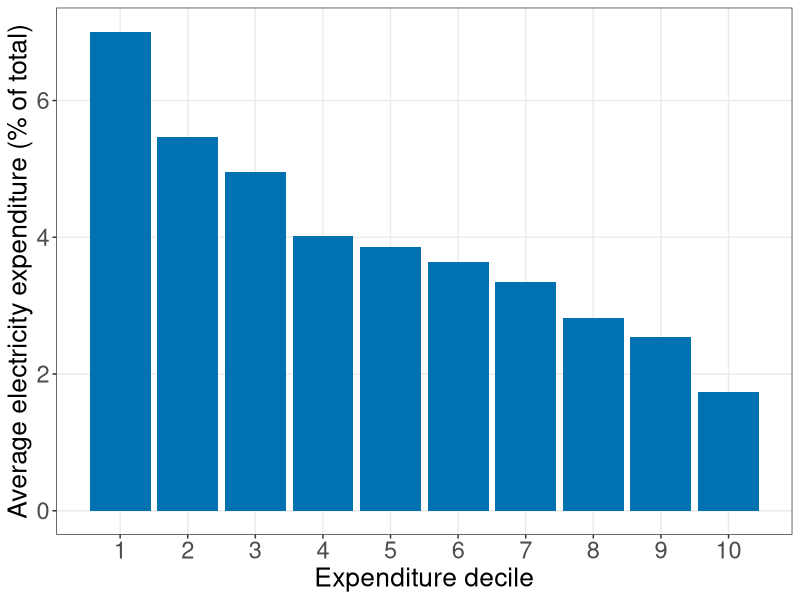
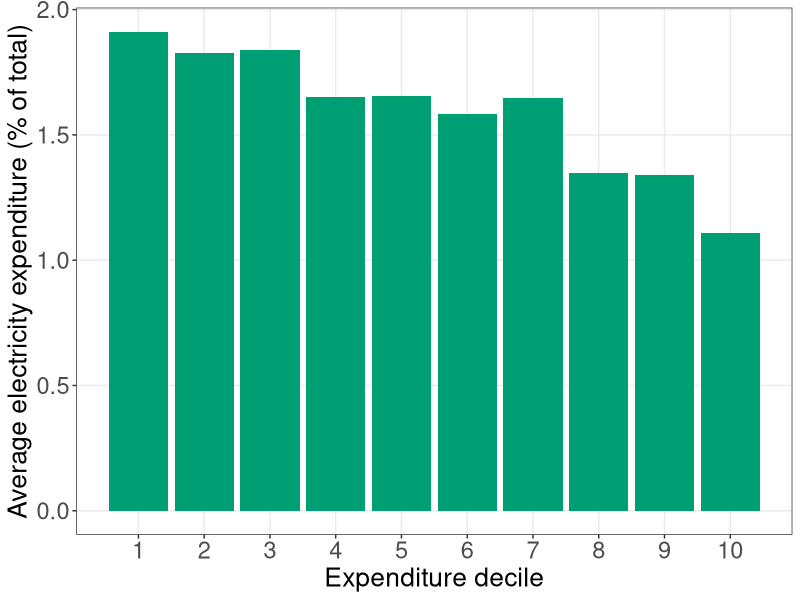
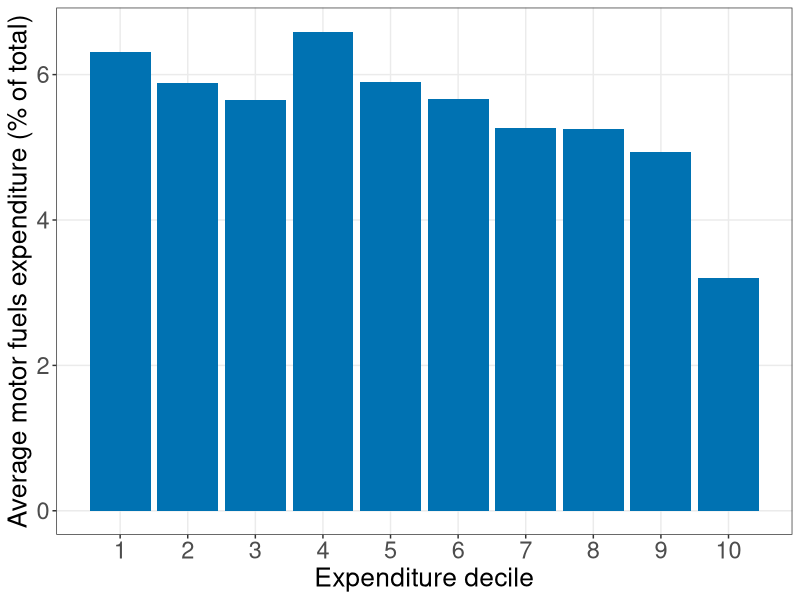
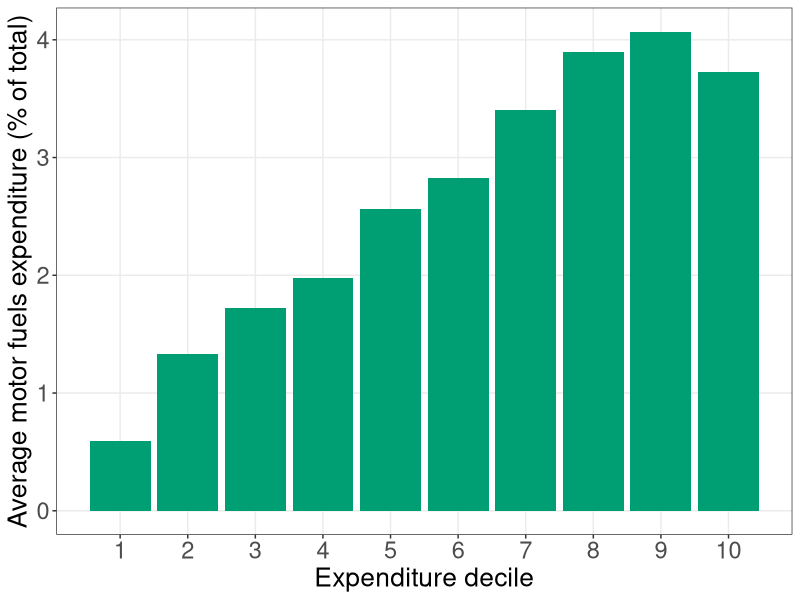

The R source for these figures, in order:
#Graph Designer: Bridget Diana + Scott Cohn + Simon Halliday
#Authors: Bowles and Halliday
#Title: Coordination, Conflict and Competition: A Text in Microeconomics

require(shape)
library(tidyverse)
library(lubridate)
# ----
#Set parameters for graphics
axislabelsize <- 1.8
labelsize <- 1.5
namesize <- 1.8
annotatesize <- 1.5
graphlinewidth <- 2
segmentlinewidth <- 1.5

COL <- c("#7fc97f", "#beaed4", "#fdc086", "#ffff99", "#386cb0", "#f0027f", "#bf5b17", "#666666")
COLA <- c("#e0f3db", "#99d8c9","#66c2a4","#41ae76", "#238b45", "#005824")
COLB <- c("#c6dbef", "#4eb3d3", "#2b8cbe", "#0868ac","#084081")
COLC <- c("#fcfbfd", "#efedf5", "#dadaeb", "#bcbddc", "#9e9ac8", "#807dba", "#6a51a3", "#54278f", "#3f007d")
grays <- gray.colors(25, start = 1, end = 0)
CBCols <- c("#009E73","#0072B2","#E69F00","#CC79A7", "#F0E442")


# Import Data -------------------------------------------------------------

library(haven)
US_Mexico_data <- read_dta("indmarketdemand/US_Mexico_cleaned_data.dta")


# Graphs ------------------------------------------------------------------

US_elec <- ggplot(data = subset(US_Mexico_data, Country == "USA"), mapping = aes(x = exp_decile, y = E_share)) +  
  labs(x = "Expenditure decile", y = "Average electricity expenditure (% of total)") + 
  scale_x_continuous(breaks = seq(0, 10, 1)) + 
  geom_bar(stat = "identity", fill = CBCols[2]) +
  #ylim(0, 7) +
  theme_bw() +
  theme(text = element_text(size = 19),
        axis.text = element_text(size = 17),
        panel.grid.minor = element_blank())

ggsave("indmarketdemand/US_electricity.pdf", US_elec, width = 7, height = 7)

Mex_elec <- ggplot(data = subset(US_Mexico_data, Country == "Mexico"), mapping = aes(x = exp_decile, y = E_share)) + 
  labs(x = "Expenditure decile", y = "Average electricity expenditure (% of total)") + 
  scale_x_continuous(breaks = seq(0, 10, 1)) + 
  geom_bar(stat = "identity", fill = CBCols[1]) +
  #ylim(0, 7) +
  theme_bw() +
  theme(text = element_text(size = 19),
        axis.text = element_text(size = 17),
        panel.grid.minor = element_blank())

ggsave("indmarketdemand/Mexico_electricity.pdf", Mex_elec, width = 7, height = 7)

US_gas <- ggplot(data = subset(US_Mexico_data, Country == "USA"), mapping = aes(x = exp_decile, y = G_share)) + 
  labs(x = "Expenditure decile", y = "Average motor fuels expenditure (% of total)") + 
  scale_x_continuous(breaks = seq(0, 10, 1)) + 
  geom_bar(stat = "identity", fill = CBCols[2]) +
  #ylim(0, 7) +
  theme_bw() +
  theme(text = element_text(size = 19),
        axis.text = element_text(size = 17),
        panel.grid.minor = element_blank())

ggsave("indmarketdemand/US_gasoline.pdf", US_gas, width = 7, height = 7)

Mex_gas <- ggplot(data = subset(US_Mexico_data, Country == "Mexico"), mapping = aes(x = exp_decile, y = G_share)) + 
  labs(x = "Expenditure decile", y = "Average motor fuels expenditure (% of total)") + 
  scale_x_continuous(breaks = seq(0, 10, 1)) + 
  geom_bar(stat = "identity", fill = CBCols[1]) +
  #ylim(0, 7) +
  theme_bw() +
  theme(text = element_text(size = 19),
        axis.text = element_text(size = 17),
        panel.grid.minor = element_blank())

ggsave("indmarketdemand/Mexico_gasoline.pdf", Mex_gas, width = 7, height = 7)
